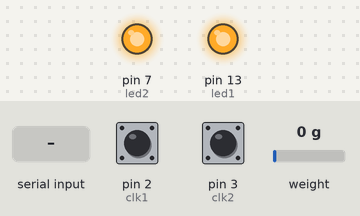
Simulated run of this sketch. Board: Arduino Uno, built with avr-gcc and run on an emulated ATmega328P. Parts: output pins drawn as LEDs (lit = HIGH). Dashed ring = blinking. The inputs (shaded band) are chosen by the test bench; at power-on: pin 2 (clk1) HIGH, pin 3 (clk2) HIGH, weight on the scale 0 g. What the sketch prints to the serial monitor is not drawn.

Above: at 0.11 s.
At 0.61 s:
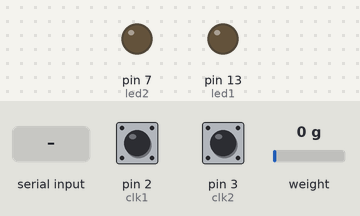
At 3.25 s:
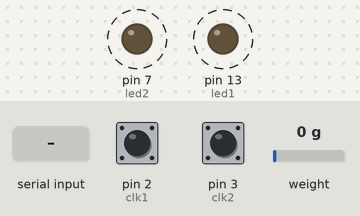
3.3 s: "d" received over Serial
Timing chart, 0 to 12.8 s (numbered marks = the images above; inputs shaded):
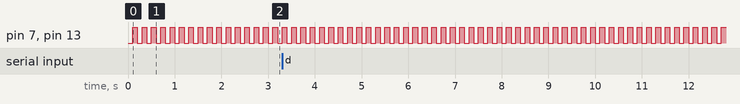

Measured:
- by itself, pin 7 (led2), pin 13 (led1): alternates HIGH for 0.10 s and LOW for 0.10 s

The sketch:

CalipierLoadCel.ino
```cpp
#include "TimerOne.h"
#include "HX711.h"
#define DOUT    A0
#define CLK     A1
HX711 loadCel(DOUT, CLK);

const int led1  = 13;
const int led2  = 07;
const int clk1 =  2; //Interrup 1
const int clk2 =  3; //Interrup 2
const int dat1 =  4;
const int dat2 =  5;
const long tOverflow = 100000;

int valuesVer1[24];
int valuesVer2[24];

String inputString = "";
bool flagPrint=false;

int clockindex = 0;

int i1,li1 = 0;
int i2,li2 = 0;

long human1, human2, weight = 0;
bool sign1, sign2 = false;

void intClk1()
{
  valuesVer1[i1] = !digitalRead(dat1);
  i1=i1+1;
}

void intClk2()
{
  valuesVer2[i2] = !digitalRead(dat2);
  i2=i2+1;
}

void setup()
{
  pinMode(dat1, INPUT);
  pinMode(dat2, INPUT);
  pinMode(led1, OUTPUT);
  pinMode(led2, OUTPUT);

  Timer1.initialize(tOverflow);         // initialize timer1, and set a 1/2 second period
  Timer1.attachInterrupt(timerOverflow);  // attaches callback() as a timer overflow interrupt

  pinMode(clk1, INPUT_PULLUP);
  pinMode(clk2, INPUT_PULLUP);
  attachInterrupt(digitalPinToInterrupt(clk1), intClk1, FALLING);
  attachInterrupt(digitalPinToInterrupt(clk2), intClk2, FALLING);

  Serial.begin(115200);
  Serial.println("...Start");
  loadCel.set_scale(1);
  loadCel.tare(20);
  inputString.reserve(10);
}

void timerOverflow()
{
  digitalWrite(led1, digitalRead(led1) ^ 1);
  digitalWrite(led2, digitalRead(led2) ^ 1);
  li1 = i1; i1 = 0; if(li1==24) vernier1();
  li2 = i2; i2 = 0; if(li2==24) vernier2();
}

void vernier1()
{
  int pindex=0;
  int localdata = 0;
  sign1 =valuesVer1[20];
  human1 = 0;
  for (pindex=19; pindex>=0; pindex--)
    {
    localdata = valuesVer1[pindex];
    human1 = localdata + 2*human1;
    }
}

void vernier2()
{
  int pindex=0;
  int localdata = 0;
  sign2 =valuesVer2[20];
  human2 = 0;
  for (pindex=19; pindex>=0; pindex--)
    {
    localdata = valuesVer2[pindex];
    human2 = localdata + 2*human2;
    }
}

void getdata()
{
  weight = loadCel.get_value(10);
}

void printdata()
{
  Serial.print(weight);
  Serial.print(", ");
  if (sign1) Serial.print("-"); Serial.print(human1);
  Serial.print(", ");
  if (sign2) Serial.print("-"); Serial.print(human2);
  Serial.println(" ");
}


void loop()
{
  getdata();
  if (flagPrint)
  {
    printdata();
    flagPrint = false;
  }
}


void serialEvent()
{
  while (Serial.available())
  {
    // get the new byte:
    char inChar = (char)Serial.read();
    if (inChar == 'd')
    flagPrint=true;
  }
}
```
